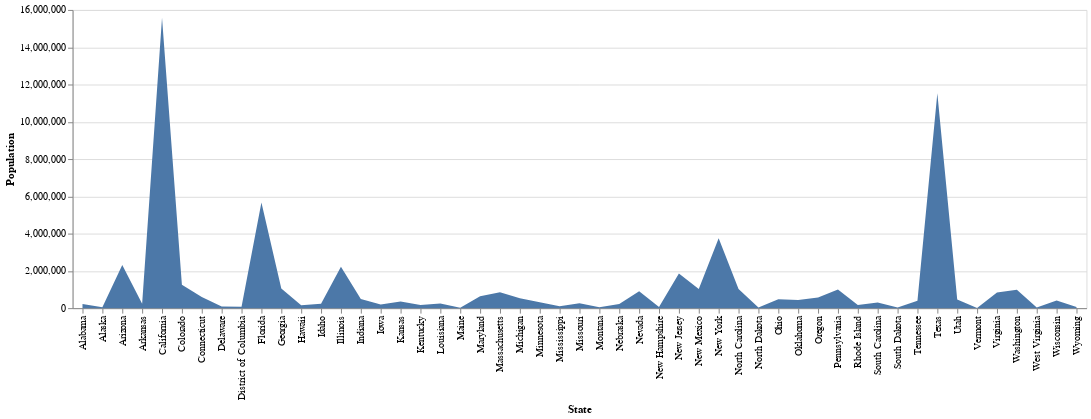

Write notebook code for a chart like this one.
### Code cell
alt.Chart(df).mark_area().encode(
    x="State",
    y="Population"
)

### Figure 1 — Vega-Lite specification as saved in the notebook (floating-point values rounded to 4 significant figures)
{"config": {"view": {"continuousWidth": 300, "continuousHeight": 300}}, "data": {"name": "data-ec159bd1b9d6ade8d94f2a9db9aa6711"}, "mark": {"type": "area"}, "encoding": {"x": {"field": "State", "type": "nominal"}, "y": {"field": "Population", "type": "quantitative"}}, "$schema": "https://vega.github.io/schema/vega-lite/v5.15.1.json", "datasets": {"data-ec159bd1b9d6ade8d94f2a9db9aa6711": [{"State": "Mississippi", "Population": 100110}, {"State": "Missouri", "Population": 268708}, {"State": "Montana", "Population": 43289}, {"State": "Nebraska", "Population": 219645}, {"State": "Nevada", "Population": 900600}, {"State": "New Hampshire", "Population": 54589}, {"State": "New Jersey", "Population": 1856844}, {"State": "New Mexico", "Population": 1032942}, {"State": "New York", "Population": 3751058}, {"State": "North Carolina", "Population": 1025830}, {"State": "North Dakota", "Population": 31532}, {"State": "Ohio", "Population": 470462}, {"State": "Oklahoma", "Population": 438110}, {"State": "Oregon", "Population": 566847}, {"State": "Pennsylvania", "Population": 1000150}, {"State": "Rhode Island", "Population": 172644}, {"State": "South Carolina", "Population": 307118}, {"State": "South Dakota", "Population": 37351}, {"State": "Tennessee", "Population": 391382}, {"State": "Texas", "Population": 11525578}, {"State": "Vermont", "Population": 12719}, {"State": "Utah", "Population": 462051}, {"State": "Virginia", "Population": 834422}, {"State": "Washington", "Population": 991721}, {"State": "West Virginia", "Population": 31162}, {"State": "Wisconsin", "Population": 413208}, {"State": "Wyoming", "Population": 58609}, {"State": "Alabama", "Population": 223278}, {"State": "Alaska", "Population": 53212}, {"State": "Arizona", "Population": 2310590}, {"State": "Arkansas", "Population": 236631}, {"State": "California", "Population": 15574880}, {"State": "Colorado", "Population": 1256904}, {"State": "Delaware", "Population": 93391}, {"State": "District of Columbia", "Population": 79477}, {"State": "Connecticut", "Population": 600955}, {"State": "Florida", "Population": 5663860}, {"State": "Georgia", "Population": 1048724}, {"State": "Idaho", "Population": 229490}, {"State": "Hawaii", "Population": 150864}, {"State": "Illinois", "Population": 2219882}, {"State": "Indiana", "Population": 489353}, {"State": "Iowa", "Population": 198550}, {"State": "Kansas", "Population": 356073}, {"State": "Kentucky", "Population": 174706}, {"State": "Louisiana", "Population": 246972}, {"State": "Maine", "Population": 23700}, {"State": "Maryland", "Population": 643822}, {"State": "Massachusetts", "Population": 854907}, {"State": "Michigan", "Population": 528205}, {"State": "Minnesota", "Population": 315130}]}}
